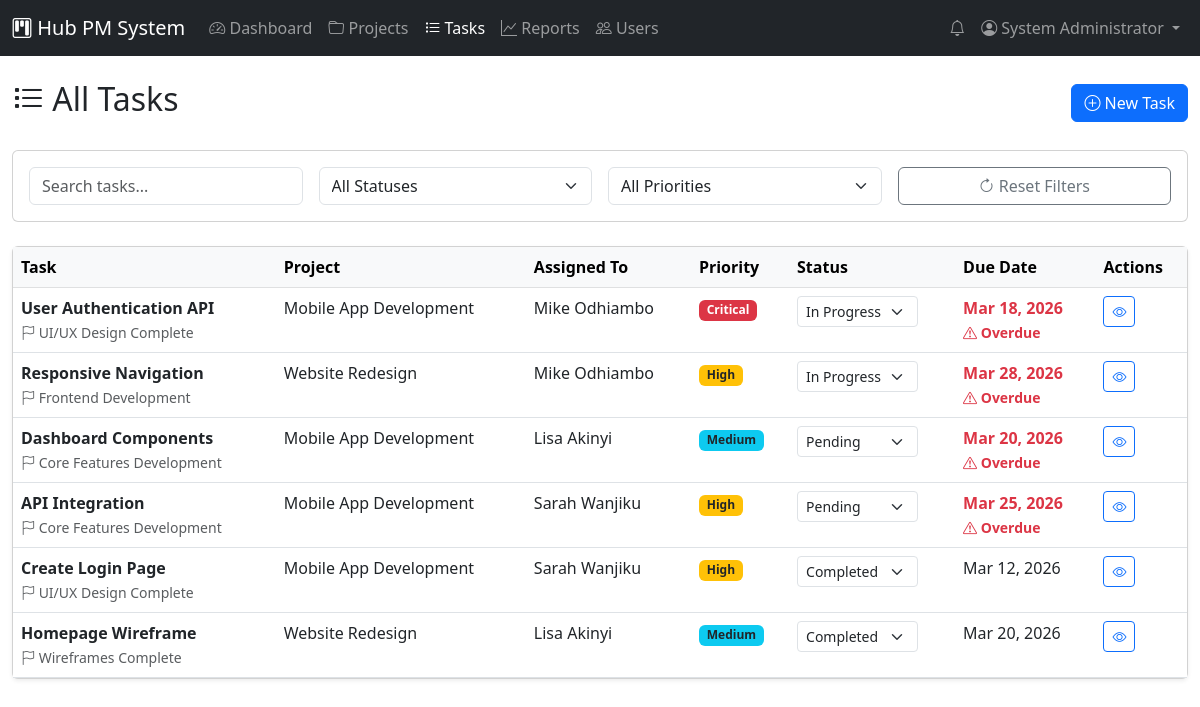
Screenshot of /tasks.php (signed in) with the database file from the repository.
### tables this page shows
CREATE TABLE tasks (
    task_id INT PRIMARY KEY AUTO_INCREMENT,
    project_id INT NOT NULL,
    milestone_id INT NULL,
    title VARCHAR(200) NOT NULL,
    description TEXT,
    status ENUM('Pending', 'In Progress', 'Completed', 'Blocked') DEFAULT 'Pending',
    priority ENUM('Low', 'Medium', 'High', 'Critical') DEFAULT 'Medium',
    assigned_to INT NULL,
    created_by INT NOT NULL,
    due_date DATE,
    completed_at TIMESTAMP NULL,
    created_at TIMESTAMP DEFAULT CURRENT_TIMESTAMP,
    updated_at TIMESTAMP DEFAULT CURRENT_TIMESTAMP ON UPDATE CURRENT_TIMESTAMP,
    FOREIGN KEY (project_id) REFERENCES projects(project_id) ON DELETE CASCADE,
    FOREIGN KEY (milestone_id) REFERENCES milestones(milestone_id) ON DELETE SET NULL,
    FOREIGN KEY (assigned_to) REFERENCES users(user_id) ON DELETE SET NULL,
    FOREIGN KEY (created_by) REFERENCES users(user_id)
);

CREATE TABLE milestones (
    milestone_id INT PRIMARY KEY AUTO_INCREMENT,
    project_id INT NOT NULL,
    title VARCHAR(200) NOT NULL,
    description TEXT,
    due_date DATE NOT NULL,
    status ENUM('Pending', 'In Progress', 'Completed', 'Overdue') DEFAULT 'Pending',
    created_at TIMESTAMP DEFAULT CURRENT_TIMESTAMP,
    FOREIGN KEY (project_id) REFERENCES projects(project_id) ON DELETE CASCADE
);

CREATE TABLE projects (
    project_id INT PRIMARY KEY AUTO_INCREMENT,
    title VARCHAR(200) NOT NULL,
    description TEXT,
    start_date DATE NOT NULL,
    end_date DATE NOT NULL,
    manager_id INT NOT NULL,
    status ENUM('Planning', 'Active', 'On Hold', 'Completed', 'Cancelled') DEFAULT 'Planning',
    created_at TIMESTAMP DEFAULT CURRENT_TIMESTAMP,
    updated_at TIMESTAMP DEFAULT CURRENT_TIMESTAMP ON UPDATE CURRENT_TIMESTAMP,
    FOREIGN KEY (manager_id) REFERENCES users(user_id)
);

CREATE TABLE users (
    user_id INT PRIMARY KEY AUTO_INCREMENT,
    username VARCHAR(50) NOT NULL UNIQUE,
    email VARCHAR(100) NOT NULL UNIQUE,
    password_hash VARCHAR(255) NOT NULL,
    full_name VARCHAR(100) NOT NULL,
    role_id INT NOT NULL,
    is_active BOOLEAN DEFAULT TRUE,
    created_at TIMESTAMP DEFAULT CURRENT_TIMESTAMP,
    updated_at TIMESTAMP DEFAULT CURRENT_TIMESTAMP ON UPDATE CURRENT_TIMESTAMP,
    FOREIGN KEY (role_id) REFERENCES roles(role_id)
);

### includes/auth.php (called while the page is built, shortened)
<?php
function hasAnyRole($roles) {
    return isset($_SESSION['role']) && in_array($_SESSION['role'], $roles);
}
?>

### tasks.php (the view, shortened to what this page needs)
<?php
require_once 'includes/auth.php';
require_once 'includes/functions.php';
$database = new Database();
$db = $database->getConnection();
$user_id = $_SESSION['user_id'];
$role = $_SESSION['role'];
if ($role === 'Team Member') {
    $query = "SELECT t.*, p.title as project_title, u.full_name as assignee_name,
              m.title as milestone_title
              FROM tasks t
              JOIN projects p ON t.project_id = p.project_id
              LEFT JOIN users u ON t.assigned_to = u.user_id
              LEFT JOIN milestones m ON t.milestone_id = m.milestone_id
              WHERE t.assigned_to = :user_id
              ORDER BY
                CASE t.status
                    WHEN 'Blocked' THEN 1
                    WHEN 'In Progress' THEN 2
                    WHEN 'Pending' THEN 3
                    WHEN 'Completed' THEN 4
                END,
                t.due_date ASC";
    $stmt = $db->prepare($query);
    $stmt->bindParam(':user_id', $user_id);
} else {
    $query = "SELECT t.*, p.title as project_title, u.full_name as assignee_name,
              m.title as milestone_title
              FROM tasks t
              JOIN projects p ON t.project_id = p.project_id
              LEFT JOIN users u ON t.assigned_to = u.user_id
              LEFT JOIN milestones m ON t.milestone_id = m.milestone_id
              ORDER BY
                CASE t.status
                    WHEN 'Blocked' THEN 1
                    WHEN 'In Progress' THEN 2
                    WHEN 'Pending' THEN 3
                    WHEN 'Completed' THEN 4
                END,
                t.due_date ASC";
    $stmt = $db->prepare($query);
}
$stmt->execute();
$tasks = $stmt->fetchAll();
?>
<!DOCTYPE html>
<html lang="en">
<head>
    <link href="https://cdn.jsdelivr.net/npm/bootstrap@5.3.0/dist/css/bootstrap.min.css" rel="stylesheet">
    <link href="https://cdn.jsdelivr.net/npm/bootstrap-icons@1.10.0/font/bootstrap-icons.css" rel="stylesheet">
</head>
<body>
    <?php include 'includes/navbar.php'; ?>
    <div class="container-fluid py-4">
        <div class="d-flex justify-content-between align-items-center mb-4">
            <h2><i class="bi bi-list-task"></i> <?php echo $role === 'Team Member' ? 'My Tasks' : 'All Tasks'; ?></h2>
            <?php if (hasAnyRole(['Administrator', 'Project Manager'])): ?>
            <button class="btn btn-primary" data-bs-toggle="modal" data-bs-target="#createTaskModal">
                <i class="bi bi-plus-circle"></i> New Task
            </button>
            <?php endif; ?>
        </div>
        <div class="card mb-4">
            <div class="card-body">
                <div class="row g-3">
                    <div class="col-md-3">
                        <input type="text" class="form-control" id="searchInput" placeholder="Search tasks...">
                    </div>
                    <div class="col-md-3">
                        <select class="form-select" id="statusFilter">
                            <option value="">All Statuses</option>
                        </select>
                    </div>
                    <div class="col-md-3">
                        <select class="form-select" id="priorityFilter">
                            <option value="">All Priorities</option>
                        </select>
                    </div>
                    <div class="col-md-3">
                        <button class="btn btn-outline-secondary w-100" onclick="resetFilters()">
                            <i class="bi bi-arrow-clockwise"></i> Reset Filters
                        </button>
                    </div>
                </div>
            </div>
        </div>
        <div class="card shadow-sm">
            <div class="table-responsive">
                <table class="table table-hover mb-0" id="tasksTable">
                    <thead class="table-light">
                        <tr>
                            <th>Task</th>
                            <th>Project</th>
                            <th>Assigned To</th>
                            <th>Priority</th>
                            <th>Status</th>
                            <th>Due Date</th>
                            <th>Actions</th>
                        </tr>
                    </thead>
                    <tbody>
                        <?php if (empty($tasks)): ?>
                        <tr>
                            <td colspan="7" class="text-center py-4 text-muted">
                                <i class="bi bi-inbox fs-1 d-block mb-2"></i>
                                No tasks found
                            </td>
                        </tr>
                        <?php else: ?>
                            <?php foreach ($tasks as $task):
                                $isOverdue = $task['due_date'] && strtotime($task['due_date']) < time() && $task['status'] !== 'Completed';
                            ?>
                            <tr class="task-row"
                                data-status="<?php echo $task['status']; ?>"
                                data-priority="<?php echo $task['priority']; ?>">
                                <td>
                                    <div>
                                        <strong><?php echo escape($task['title']); ?></strong>
                                        <?php if ($task['milestone_title']): ?>
                                        <br><small class="text-muted"><i class="bi bi-flag"></i> <?php echo escape($task['milestone_title']); ?></small>
                                        <?php endif; ?>
                                    </div>
                                </td>
                                <td><?php echo escape($task['project_title']); ?></td>
                                <td><?php echo escape($task['assignee_name'] ?? 'Unassigned'); ?></td>
                                <td><?php echo getPriorityBadge($task['priority']); ?></td>
                                <td>
                                    <?php if ($task['assigned_to'] == $user_id || hasAnyRole(['Administrator', 'Project Manager'])): ?>
                                    <form method="POST" class="d-inline">
                                        <select name="status" class="form-select form-select-sm" style="width: auto; display: inline-block;"
                                                onchange="this.form.submit()">
                                            <option value="Pending" <?php echo $task['status'] === 'Pending' ? 'selected' : ''; ?>>Pending</option>
                                            <option value="In Progress" <?php echo $task['status'] === 'In Progress' ? 'selected' : ''; ?>>In Progress</option>
                                            <option value="Completed" <?php echo $task['status'] === 'Completed' ? 'selected' : ''; ?>>Completed</option>
                                        </select>
                                    </form>
                                    <?php else: ?>
                                    <?php echo getStatusBadge($task['status']); ?>
                                    <?php endif; ?>
                                </td>
                                <td class="<?php echo $isOverdue ? 'text-danger fw-bold' : ''; ?>">
                                    <?php echo formatDate($task['due_date']); ?>
                                    <?php if ($isOverdue): ?>
                                    <br><small><i class="bi bi-exclamation-triangle"></i> Overdue</small>
                                    <?php endif; ?>
                                </td>
                                <td>
                                    <a href="task_detail.php?id=<?php echo $task['task_id']; ?>" class="btn btn-sm btn-outline-primary">
                                        <i class="bi bi-eye"></i>
                                    </a>
                                </td>
                            </tr>
                            <?php endforeach; ?>
                        <?php endif; ?>
                    </tbody>
                </table>
            </div>
        </div>
    </div>
</body>
</html>

### includes/functions.php (shortened to what this page needs)
<?php
function escape($string) {
    return htmlspecialchars($string ?? '', ENT_QUOTES, 'UTF-8');
}
function formatDate($date, $format = 'M d, Y') {
    return date($format, strtotime($date));
}
function getPriorityBadge($priority) {
    $classes = [
        'Low' => 'bg-success',
        'Medium' => 'bg-info text-dark',
        'High' => 'bg-warning text-dark',
        'Critical' => 'bg-danger'
    ];
    $class = $classes[$priority] ?? 'bg-secondary';
    return '<span class="badge ' . $class . '">' . escape($priority) . '</span>';
}
?>

### rows the page displays
tasks: title "User Authentication API", milestone.title "UI/UX Design Complete", project.title "Mobile App Development", assigned_to.full_name "Mike Odhiambo", priority "Critical", status "In Progress", due_date "Mar 18, 2026", shows "Overdue"
tasks: title "Responsive Navigation", milestone.title "Frontend Development", project.title "Website Redesign", assigned_to.full_name "Mike Odhiambo", priority "High", status "In Progress", due_date "Mar 28, 2026", shows "Overdue"
tasks: title "Dashboard Components", milestone.title "Core Features Development", project.title "Mobile App Development", assigned_to.full_name "Lisa Akinyi", priority "Medium", status "Pending", due_date "Mar 20, 2026", shows "Overdue"
tasks: title "API Integration", milestone.title "Core Features Development", project.title "Mobile App Development", assigned_to.full_name "Sarah Wanjiku", priority "High", status "Pending", due_date "Mar 25, 2026", shows "Overdue"
tasks: title "Create Login Page", milestone.title "UI/UX Design Complete", project.title "Mobile App Development", assigned_to.full_name "Sarah Wanjiku", priority "High", status "Completed", due_date "Mar 12, 2026"
tasks: title "Homepage Wireframe", milestone.title "Wireframes Complete", project.title "Website Redesign", assigned_to.full_name "Lisa Akinyi", priority "Medium", status "Completed", due_date "Mar 20, 2026"

### other values shown
APP_NAME "Hub PM System"
$_SESSION['full_name'] "System Administrator"
